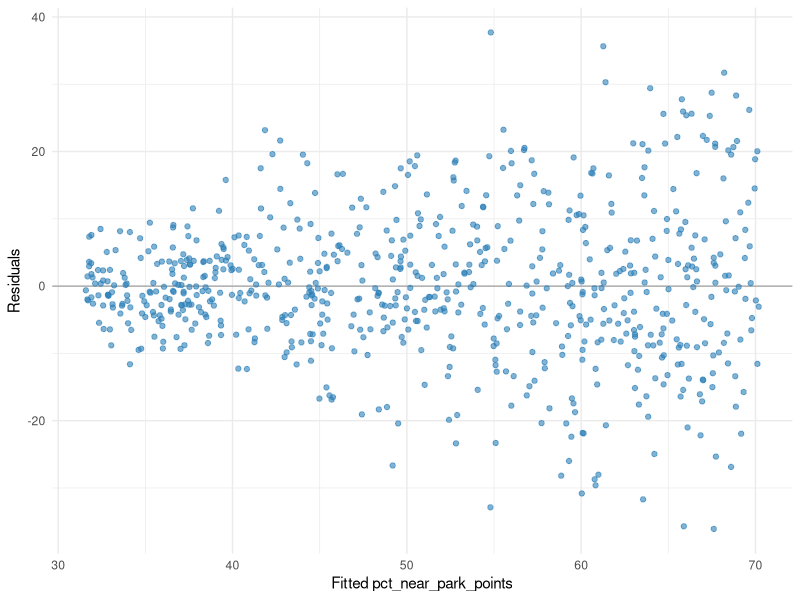

Source code (R):
## ---- chunk 1
#| echo: FALSE
#| include: FALSE

library(tidyverse)
library(broom)
parks <- read_csv(here::here("data/parks.csv")) |>
   mutate(spend_per_resident_data = 
           str_replace(spend_per_resident_data,"\\$", "")) |> 
   mutate(spend_per_resident_data = 
           as.numeric(spend_per_resident_data))
## ---- chunk 2
lm(pct_near_park_points ~ spend_per_resident_data, data = parks) |>
   tidy()
## ---- chunk 3
#| echo: FALSE
#| message: FALSE
#| warning: FALSE
#| fig-cap: "Residuals vs Fitted (synthetic, parks-like) showing a clear funnel shape."
# Generate synthetic data with heteroscedastic errors resembling parks ranges
set.seed(2025)
spend_min <- min(parks$spend_per_resident_data, na.rm = TRUE)
spend_max <- max(parks$spend_per_resident_data, na.rm = TRUE)
n <- nrow(parks)
x <- runif(n, spend_min, spend_max)

# Linear mean with variance increasing in x (to create funnel shape)
beta0 <- 30
beta1 <- 0.10
x_scaled <- (x - spend_min) / (spend_max - spend_min)
sigma <- 4 + 12 * x_scaled
eps <- rnorm(n, sd = sigma)
y <- beta0 + beta1 * x + eps

mod <- lm(y ~ x)
resid_df <- tibble(fitted = fitted(mod), resid = resid(mod))

ggplot(resid_df, aes(x = fitted, y = resid)) +
  geom_hline(yintercept = 0, color = "grey50", linewidth = 0.3) +
  geom_point(alpha = 0.6, color = "#2C7FB8") +
  labs(x = "Fitted pct_near_park_points", y = "Residuals") +
  theme_minimal(base_size = 11)
